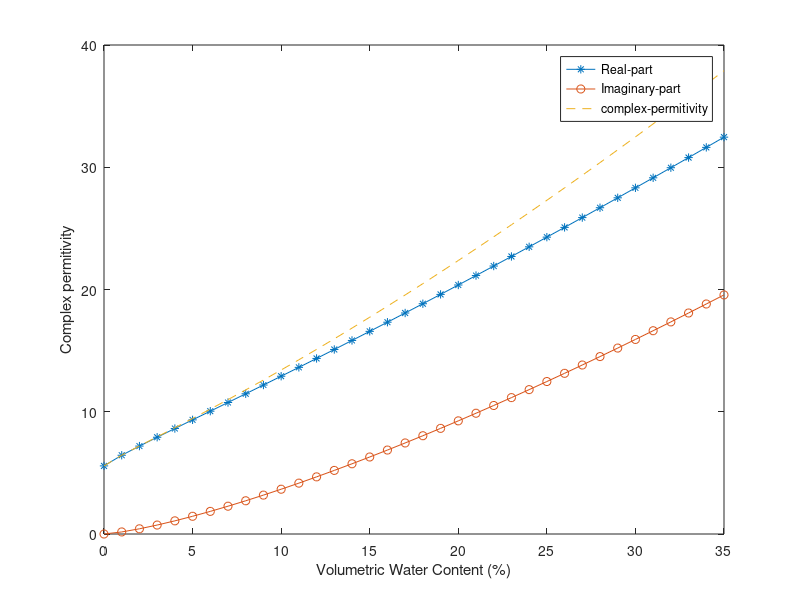

MATLAB code to generate this figure:
%%
% Dobson Semi-imperical model
%%
clc;
clear all;
%%
S=0.75; %It must me calculated from field data.
C=0.10;%It must me calculated from field data.
alpha=0.65;
b_d=1.2748-0.519*S-0.152*C;
b_dd=1.33797-0.603*S-0.166*C;
rho_s=2.66; % in [g/m^3]
rho_b=2; % in [g/m^3]   %It must me calculated from field data.
Mv=0:0.01:0.35;
Es=((1.01+0.44*rho_s)^2)-0.062;
f= 1.4*10^9; %1.4 GHz
const=(0.58*10^(-10))*f;
Ewinf=4.9;
Ewo=80.1;
Efw_d= Ewinf+((Ewo-Ewinf)/(1+(const)^2));
sigma_eff=-1.645+1.939*rho_b-2.25622*S+1.594*C;
Efw_dd= ((const*(Ewo-Ewinf))/(1+(const)^2))+ (sigma_eff*(rho_s-rho_b)./(const*rho_s.*Mv));
permitivity_real= (1+((rho_b/rho_s)*(Es^alpha))+ ((Mv.^b_d)*(Efw_d^alpha))-Mv).^(1/alpha);
permitivity_img=((Mv.^b_dd)*(Efw_d^alpha)).^(1/alpha);
epsi=permitivity_real-i*permitivity_img;
epsi_mod=abs(epsi);
plot(Mv*100,permitivity_real,'-*')
hold on
plot(Mv*100,permitivity_img,'-o')
hold on
plot(Mv*100,epsi_mod,'--')
xlabel('Volumetric Water Content (%)')
ylabel('Complex permitivity')
legend('Real-part','Imaginary-part','complex-permitivity')

